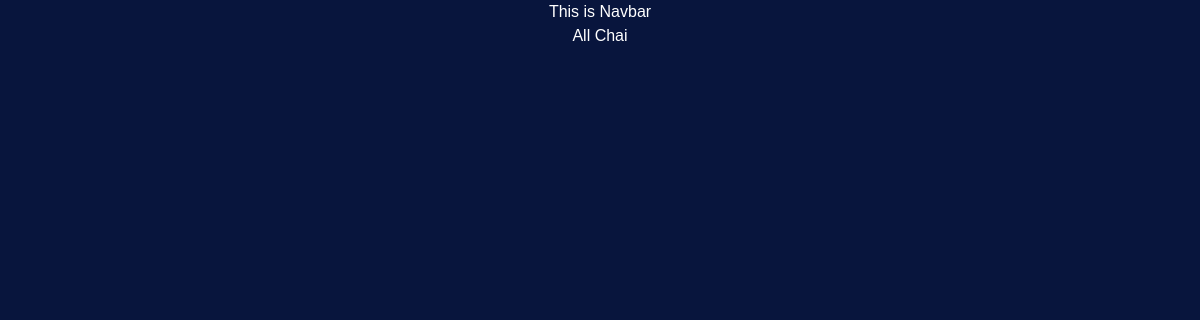
The app's page /chai/, older data.
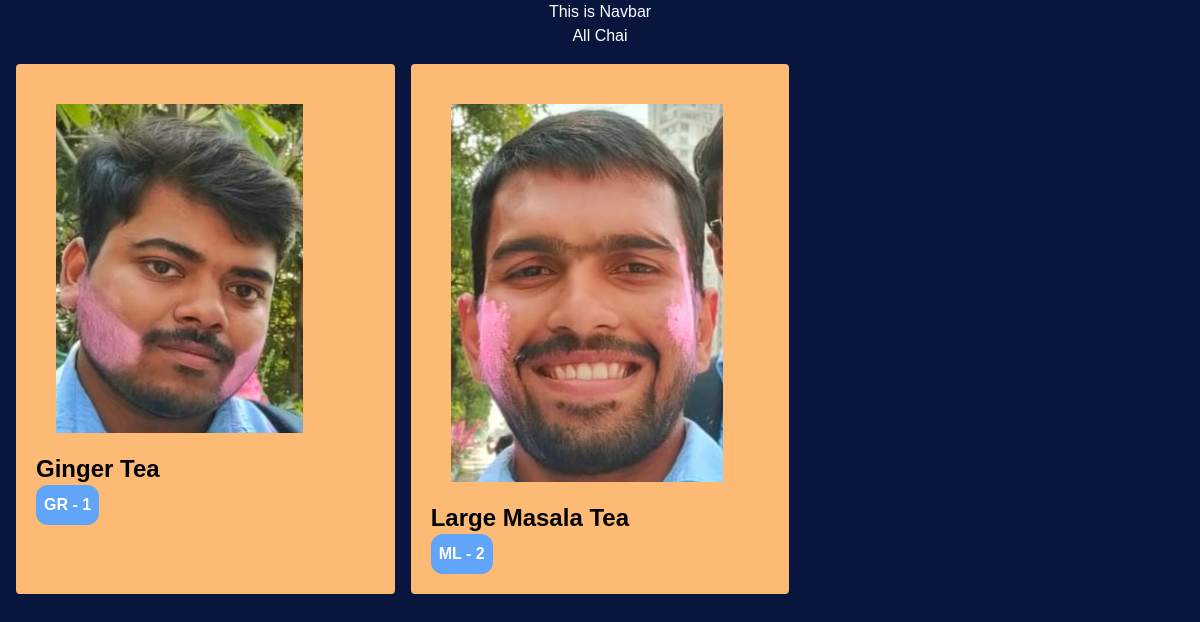
The same page, newer data.
### chai/models.py (models this page shows, shortened)
class ChaiVariety(models.Model):
    CHAI_TYPE_CHOICE = [
        ('ML', 'MASALA'),
        ('GR', 'GINGER'),
        ('PL', 'PLAIN'),
        ('EL', 'ELAICHI'),
    ]
    name = models.CharField(max_length=200)
    image = models.ImageField(upload_to='chais/')
    chai_type = models.CharField(max_length=2, choices=CHAI_TYPE_CHOICE)
    add_date = models.DateTimeField(default=timezone.now)
    description = models.TextField(default='')

### chai/views.py (the view)
# urls.py: path('', views.all_chai, name='all_chai'),
def all_chai(request):
    chais = ChaiVariety.objects.all()
    return render(request, 'chai/all_chai.html', {'chais': chais})

### chai/templates/chai/all_chai.html (shortened to what this page needs)
{% extends "layout.html" %}
{% block content %}
<h1>All Chai</h1>
<div class="grid grid-cols-3 gap-4 m-4">
	{% for chai in chais %}
	<div class="bg-orange-300 p-5 rounded">
		<img
			class="rounded p-5"
			src="{{chai.image.url}}"
			alt=""
		/>
		<h3 class="text-black text-2xl font-bold">{{chai.name}}</h3>
		<a href="{% url 'chai_detail' chai.id %}">
			<button
				type="button"
				class="bg-blue-400 p-2 font-semibold rounded-xl"
			>
				{{chai.chai_type}} - {{chai.id}}
			</button>
		</a>
	</div>
	{% endfor %}
</div>
{% endblock %}

Row changes from the older to the newer data that the page shows:
added ChaiVariety: image (picture), name "Ginger Tea", chai_type "GR", id "1"
added ChaiVariety: image (picture), name "Large Masala Tea", chai_type "ML", id "2"
